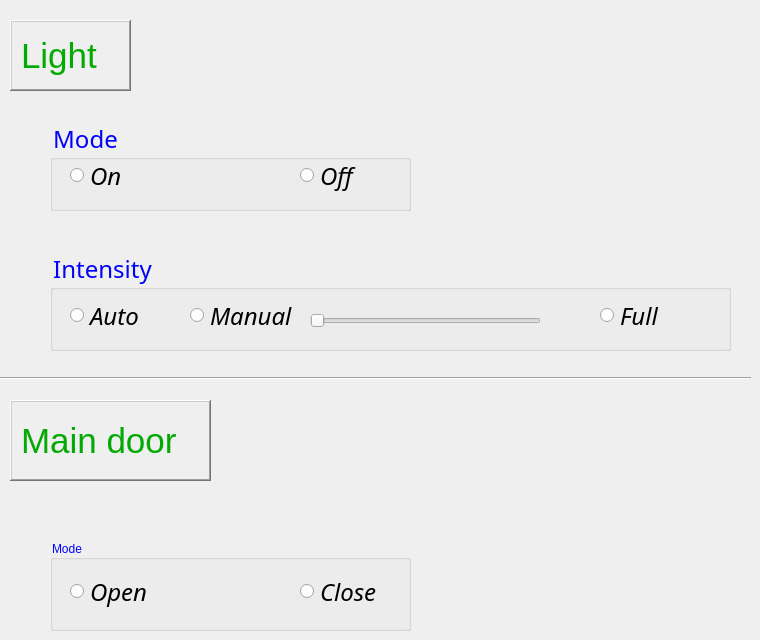
    <widget class="QWidget" name="tab_2">
     <attribute name="title">
      <string>Reception</string>
     </attribute>
     <widget class="QLabel" name="labe_7">
      <property name="geometry">
       <rect>
        <x>10</x>
        <y>20</y>
        <width>121</width>
        <height>71</height>
       </rect>
      </property>
      <property name="font">
       <font>
        <family>MS Shell Dlg 2</family>
        <pointsize>26</pointsize>
        <weight>50</weight>
        <italic>false</italic>
        <bold>false</bold>
       </font>
      </property>
      <property name="autoFillBackground">
       <bool>false</bool>
      </property>
      <property name="styleSheet">
       <string notr="true">font: 26pt &quot;MS Shell Dlg 2&quot;;
color: rgb(0, 170, 0);</string>
      </property>
      <property name="frameShape">
       <enum>QFrame::WinPanel</enum>
      </property>
      <property name="frameShadow">
       <enum>QFrame::Raised</enum>
      </property>
      <property name="lineWidth">
       <number>1</number>
      </property>
      <property name="midLineWidth">
       <number>0</number>
      </property>
      <property name="text">
       <string>Light</string>
      </property>
     </widget>
     <widget class="QGroupBox" name="groupBox_3">
      <property name="geometry">
       <rect>
        <x>50</x>
        <y>250</y>
        <width>681</width>
        <height>101</height>
       </rect>
      </property>
      <property name="font">
       <font>
        <family>MV Boli</family>
        <pointsize>18</pointsize>
        <weight>50</weight>
        <italic>false</italic>
        <bold>false</bold>
       </font>
      </property>
      <property name="styleSheet">
       <string notr="true">font: 18pt &quot;MV Boli&quot;;
color: rgb(0, 0, 255);</string>
      </property>
      <property name="title">
       <string>Intensity</string>
      </property>
      <property name="flat">
       <bool>false</bool>
      </property>
      <widget class="QRadioButton" name="radioButton_6">
       <property name="geometry">
        <rect>
         <x>20</x>
         <y>30</y>
         <width>82</width>
         <height>71</height>
        </rect>
       </property>
       <property name="font">
        <font>
         <family>Imprint MT Shadow</family>
         <pointsize>18</pointsize>
         <weight>50</weight>
         <italic>true</italic>
         <bold>false</bold>
        </font>
       </property>
       <property name="styleSheet">
        <string notr="true">font: italic 18pt &quot;Imprint MT Shadow&quot;;
color:rgb(0, 0, 0);</string>
       </property>
       <property name="text">
        <string>Auto</string>
       </property>
       <property name="checked">
        <bool>false</bool>
       </property>
       <property name="autoExclusive">
        <bool>true</bool>
       </property>
      </widget>
      <widget class="QRadioButton" name="radioButton_7">
       <property name="geometry">
        <rect>
         <x>140</x>
         <y>30</y>
         <width>121</width>
         <height>71</height>
        </rect>
       </property>
       <property name="font">
        <font>
         <family>Imprint MT Shadow</family>
         <pointsize>18</pointsize>
         <weight>50</weight>
         <italic>true</italic>
         <bold>false</bold>
        </font>
       </property>
       <property name="styleSheet">
        <string notr="true">font: italic 18pt &quot;Imprint MT Shadow&quot;;
color:rgb(0, 0, 0);</string>
       </property>
       <property name="text">
        <string>Manual</string>
       </property>
      </widget>
      <widget class="QSlider" name="horizontalSlider_3">
       <property name="enabled">
        <bool>false</bool>
       </property>
       <property name="geometry">
        <rect>
         <x>260</x>
         <y>40</y>
         <width>231</width>
         <height>61</height>
        </rect>
       </property>
       <property name="maximumSize">
        <size>
         <width>16777215</width>
         <height>16777215</height>
        </size>
       </property>
       <property name="sizeIncrement">
        <size>
         <width>0</width>
         <height>0</height>
        </size>
       </property>
       <property name="font">
        <font>
         <family>Imprint MT Shadow</family>
         <pointsize>18</pointsize>
         <weight>50</weight>
         <italic>true</italic>
         <bold>false</bold>
        </font>
       </property>
       <property name="styleSheet">
        <string notr="true">font: italic 18pt &quot;Imprint MT Shadow&quot;;
color:rgb(0, 0, 0);</string>
       </property>
       <property name="maximum">
        <number>10</number>
       </property>
       <property name="pageStep">
        <number>1</number>
       </property>
       <property name="sliderPosition">
        <number>0</number>
       </property>
       <property name="orientation">
        <enum>Qt::Horizontal</enum>
       </property>
       <property name="invertedAppearance">
        <bool>false</bool>
       </property>
       <property name="invertedControls">
        <bool>false</bool>
       </property>
      </widget>
      <widget class="QRadioButton" name="radioButton_13">
       <property name="geometry">
        <rect>
         <x>550</x>
         <y>30</y>
         <width>91</width>
         <height>71</height>
        </rect>
       </property>
       <property name="font">
        <font>
         <family>Imprint MT Shadow</family>
         <pointsize>18</pointsize>
         <weight>50</weight>
         <italic>true</italic>
         <bold>false</bold>
        </font>
       </property>
       <property name="styleSheet">
        <string notr="true">font: italic 18pt &quot;Imprint MT Shadow&quot;;
color:rgb(0, 0, 0);</string>
       </property>
       <property name="text">
        <string>Full</string>
       </property>
      </widget>
     </widget>
     <widget class="QGroupBox" name="groupBox_7">
      <property name="geometry">
       <rect>
        <x>50</x>
        <y>120</y>
        <width>361</width>
        <height>91</height>
       </rect>
      </property>
      <property name="font">
       <font>
        <family>MV Boli</family>
        <pointsize>18</pointsize>
        <weight>50</weight>
        <italic>false</italic>
        <bold>false</bold>
       </font>
      </property>
      <property name="styleSheet">
       <string notr="true">font: 18pt &quot;MV Boli&quot;;
color: rgb(0, 0, 255);</string>
      </property>
      <property name="title">
       <string>Mode</string>
      </property>
      <widget class="QRadioButton" name="radioButton_14">
       <property name="geometry">
        <rect>
         <x>20</x>
         <y>20</y>
         <width>81</width>
         <height>71</height>
        </rect>
       </property>
       <property name="font">
        <font>
         <family>Imprint MT Shadow</family>
         <pointsize>18</pointsize>
         <weight>50</weight>
         <italic>true</italic>
         <bold>false</bold>
        </font>
       </property>
       <property name="styleSheet">
        <string notr="true">font: italic 18pt &quot;Imprint MT Shadow&quot;;
color:rgb(0, 0, 0);</string>
       </property>
       <property name="text">
        <string>On</string>
       </property>
      </widget>
      <widget class="QRadioButton" name="radioButton_15">
       <property name="geometry">
        <rect>
         <x>250</x>
         <y>20</y>
         <width>81</width>
         <height>71</height>
        </rect>
       </property>
       <property name="font">
        <font>
         <family>Imprint MT Shadow</family>
         <pointsize>18</pointsize>
         <weight>50</weight>
         <italic>true</italic>
         <bold>false</bold>
        </font>
       </property>
       <property name="styleSheet">
        <string notr="true">font: italic 18pt &quot;Imprint MT Shadow&quot;;
color:rgb(0, 0, 0);</string>
       </property>
       <property name="text">
        <string>Off</string>
       </property>
      </widget>
     </widget>
     <widget class="Line" name="line_2">
      <property name="geometry">
       <rect>
        <x>0</x>
        <y>370</y>
        <width>751</width>
        <height>16</height>
       </rect>
      </property>
      <property name="frameShadow">
       <enum>QFrame::Sunken</enum>
      </property>
      <property name="orientation">
       <enum>Qt::Horizontal</enum>
      </property>
     </widget>
     <widget class="QGroupBox" name="groupBox_8">
      <property name="geometry">
       <rect>
        <x>50</x>
        <y>540</y>
        <width>361</width>
        <height>91</height>
       </rect>
      </property>
      <property name="styleSheet">
       <string notr="true">font: 18pt &quot;MV Boli&quot;;
color: rgb(0, 0, 255);</string>
      </property>
      <property name="title">
       <string>Mode</string>
      </property>
      <widget class="QRadioButton" name="radioButton_16">
       <property name="geometry">
        <rect>
         <x>20</x>
         <y>16</y>
         <width>111</width>
         <height>71</height>
        </rect>
       </property>
       <property name="font">
        <font>
         <family>Imprint MT Shadow</family>
         <pointsize>18</pointsize>
         <weight>50</weight>
         <italic>true</italic>
         <bold>false</bold>
        </font>
       </property>
       <property name="contextMenuPolicy">
        <enum>Qt::NoContextMenu</enum>
       </property>
       <property name="styleSheet">
        <string notr="true">font: italic 18pt &quot;Imprint MT Shadow&quot;;
color:rgb(0, 0, 0);</string>
       </property>
       <property name="text">
        <string>Open</string>
       </property>
       <property name="checkable">
        <bool>true</bool>
       </property>
       <property name="checked">
        <bool>false</bool>
       </property>
      </widget>
      <widget class="QRadioButton" name="radioButton_17">
       <property name="geometry">
        <rect>
         <x>250</x>
         <y>16</y>
         <width>111</width>
         <height>71</height>
        </rect>
       </property>
       <property name="font">
        <font>
         <family>Imprint MT Shadow</family>
         <pointsize>18</pointsize>
         <weight>50</weight>
         <italic>true</italic>
         <bold>false</bold>
        </font>
       </property>
       <property name="styleSheet">
        <string notr="true">font: italic 18pt &quot;Imprint MT Shadow&quot;;
color:rgb(0, 0, 0);</string>
       </property>
       <property name="text">
        <string>Close</string>
       </property>
       <property name="checked">
        <bool>false</bool>
       </property>
       <property name="autoExclusive">
        <bool>true</bool>
       </property>
      </widget>
     </widget>
     <widget class="QLabel" name="label_3">
      <property name="geometry">
       <rect>
        <x>10</x>
        <y>400</y>
        <width>201</width>
        <height>81</height>
       </rect>
      </property>
      <property name="font">
       <font>
        <family>MS Shell Dlg 2</family>
        <pointsize>26</pointsize>
        <weight>50</weight>
        <italic>false</italic>
        <bold>false</bold>
       </font>
      </property>
      <property name="styleSheet">
       <string notr="true">font: 26pt &quot;MS Shell Dlg 2&quot;;
color: rgb(0, 170, 0);</string>
      </property>
      <property name="frameShape">
       <enum>QFrame::WinPanel</enum>
      </property>
      <property name="frameShadow">
       <enum>QFrame::Raised</enum>
      </property>
      <property name="text">
       <string>Main door</string>
      </property>
     </widget>
    </widget>
